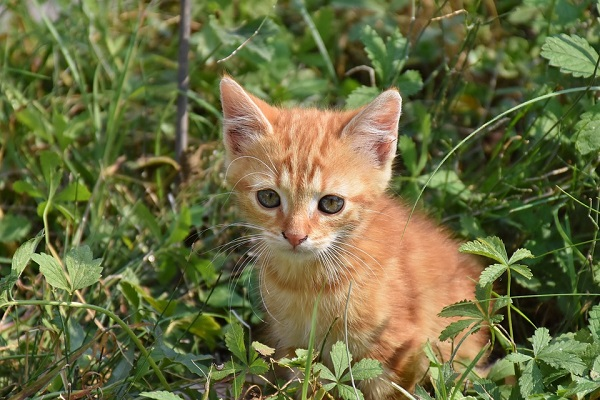
#> input picture resources/cat.jpg, 600 x 400 px
$ python 5.image_transformation.py
#> lines starting #> are read from the running program, lines starting #| are printed output that depends on the picture
import cv2 as cv
import numpy as np

img = cv.imread('resources/cat.jpg')
#> img is the input picture: shape (400, 600, 3); mean B, G, R 64.5, 108.6, 106.9

cv.imshow('img', img)


# ---------> 1.Translation  <---------

# translation -> shifting an image along the x and y axis
# so (up,down,left,right) combination
def translate(img, x, y):
#> called with x = 100, y = 100
    translateMatrix = np.float32([[1, 0, x], [0, 1, y]])
    dimensions = (img.shape[1], img.shape[0])
#> dimensions = (600, 400)
    return cv.warpAffine(img, translateMatrix, dimensions)
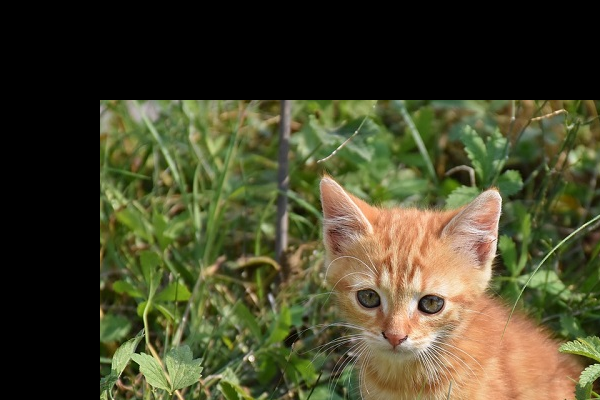
#> returned value: shape (400, 600, 3); mean of channels 0, 1, 2 43, 70.9, 71.9; drawn as B, G, R


''' -x -> left, -y -> up, x -> right, y -> down '''

translated = translate(img, 100, 100)
# cv.imshow('translated image', translated)


# ---------> 2.Rotation <---------
def rotate(img, angle, rotationPoint=None):
#> called with angle = 45
    (height, width) = img.shape[:2]  # first two value taken
#> height = 400; width = 600
    if rotationPoint is None:
        rotationPoint = (width // 2, height // 2)
#> rotationPoint = (300, 200)
    rotationMatrix = cv.getRotationMatrix2D(rotationPoint, angle, 1.0)
    dimensions = (width, height)
#> dimensions = (600, 400)
    return cv.warpAffine(img, rotationMatrix, dimensions)
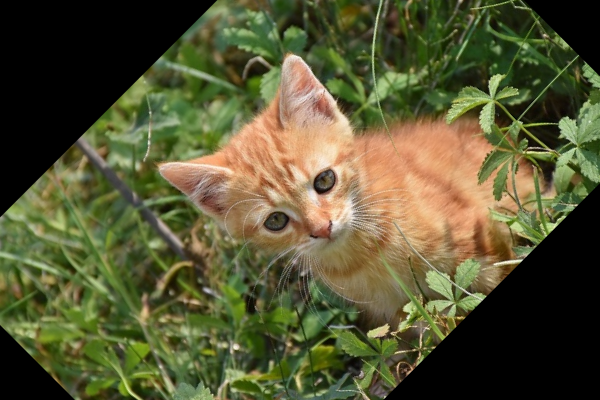
#> returned value: shape (400, 600, 3); mean of channels 0, 1, 2 51.5, 86, 87; drawn as B, G, R


rotated = rotate(img, 45)
# cv.imshow('rotated image', rotated)
rotated_rotated = rotate(rotated, 45)
#> call 2 of rotate, with angle = 45
#> in rotate (call 2), `return cv.warpAffine(img, rotationMatrix, dimensions)`:
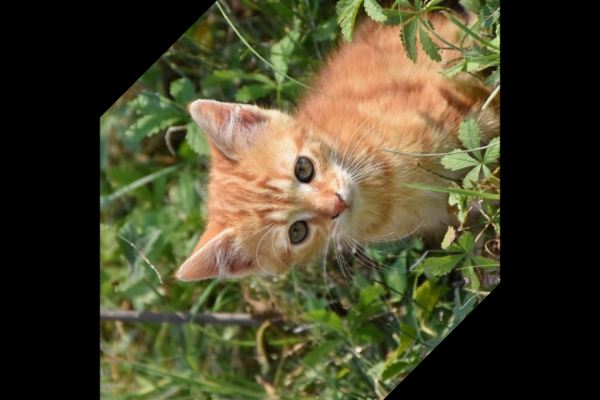
#> returned value: shape (400, 600, 3); mean of channels 0, 1, 2 43.7, 69.9, 73.7; drawn as B, G, R
# cv.imshow('rotated_rotated', rotated_rotated)

# ---------> 3.Resizing <---------
resized = cv.resize(img, (500, 500), interpolation=cv.INTER_CUBIC)
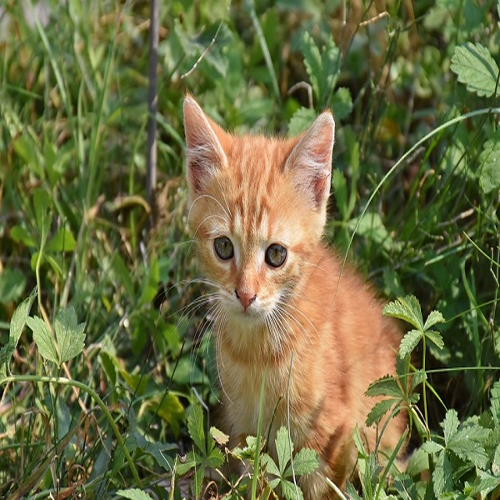
#> resized: shape (500, 500, 3); mean B, G, R 64.5, 108.6, 106.9
# cv.imshow('resized image', resized)

# ---------> 4.Flipping <---------
flipped = cv.flip(img, 0)
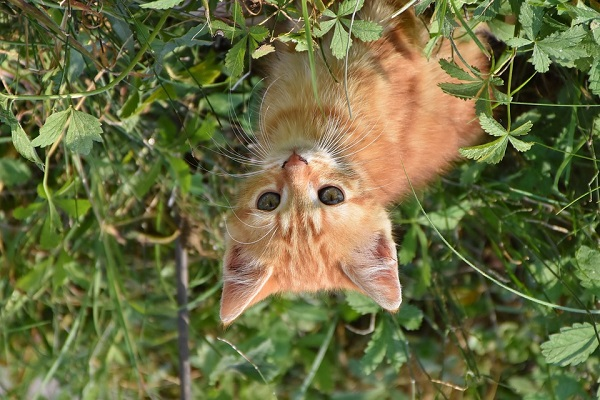
#> flipped: shape (400, 600, 3); mean B, G, R 64.5, 108.6, 106.9
# cv.imshow('flipped', flipped)

# ---------> 5.Cropping <---------

cropped = img[0:200,00:300] # [-height:height,-width:width]
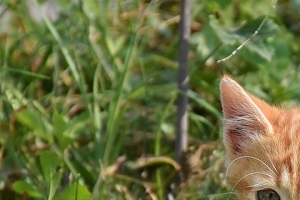
#> cropped: shape (200, 300, 3); mean B, G, R 63.8, 112.2, 106.9
cv.imshow('cropped image', cropped)

cv.waitKey(0)

$ run again, with resources/leaf.jpg copied over resources/cat.jpg
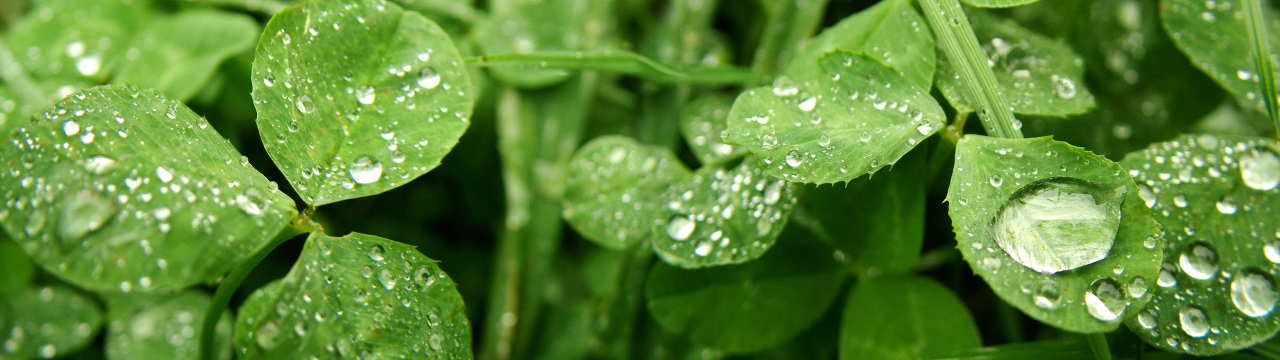
#> input picture resources/leaf.jpg, 3840 x 1080 px (shown at 1/3 size)
#> img is the input picture: shape (1080, 3840, 3); mean B, G, R 54.3, 136.1, 93.9
#> `flipped = cv.flip(img, 0)`:
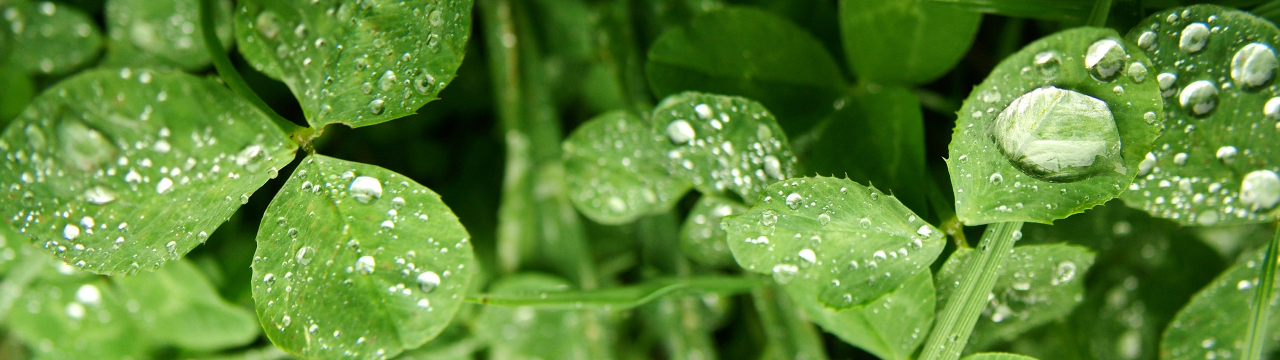
#> flipped: shape (1080, 3840, 3) (shown at 1/3 size); mean B, G, R 54.3, 136.1, 93.9
#> `cropped = img[0:200,00:300]`:
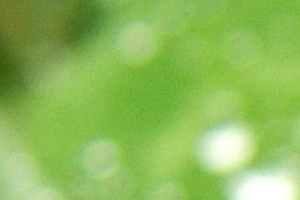
#> cropped: shape (200, 300, 3); mean B, G, R 89.9, 186.9, 141.3
